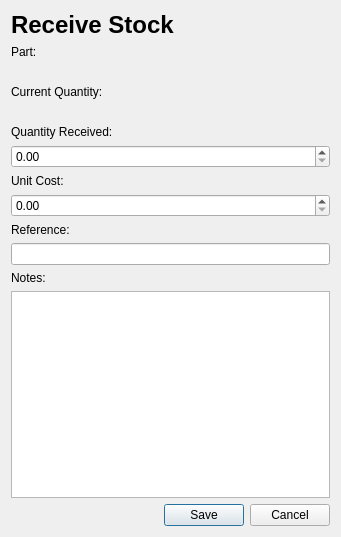
<?xml version="1.0" encoding="UTF-8"?>
<ui version="4.0">
 <class>ReceiveStockDialog</class>
 <widget class="QDialog" name="ReceiveStockDialog">
  <property name="geometry">
   <rect>
    <x>0</x>
    <y>0</y>
    <width>341</width>
    <height>537</height>
   </rect>
  </property>
  <property name="windowTitle">
   <string>Receive Stock</string>
  </property>
  <layout class="QVBoxLayout" name="verticalLayout">
   <item>
    <widget class="QLabel" name="lblTitle">
     <property name="font">
      <font>
       <pointsize>18</pointsize>
       <bold>true</bold>
      </font>
     </property>
     <property name="text">
      <string>Receive Stock</string>
     </property>
    </widget>
   </item>
   <item>
    <widget class="QLabel" name="lblPart">
     <property name="text">
      <string>Part:</string>
     </property>
    </widget>
   </item>
   <item>
    <widget class="QLabel" name="lblPartValue">
     <property name="text">
      <string/>
     </property>
    </widget>
   </item>
   <item>
    <widget class="QLabel" name="lblCurrentQuantity">
     <property name="text">
      <string>Current Quantity:</string>
     </property>
    </widget>
   </item>
   <item>
    <widget class="QLabel" name="lblCurrentQuantityValue">
     <property name="text">
      <string/>
     </property>
    </widget>
   </item>
   <item>
    <widget class="QLabel" name="lblQuantityReceived">
     <property name="text">
      <string>Quantity Received:</string>
     </property>
    </widget>
   </item>
   <item>
    <widget class="QDoubleSpinBox" name="dsbQuantity">
     <property name="maximum">
      <double>99999999.000000000000000</double>
     </property>
    </widget>
   </item>
   <item>
    <widget class="QLabel" name="lblUnitCost">
     <property name="text">
      <string>Unit Cost:</string>
     </property>
    </widget>
   </item>
   <item>
    <widget class="QDoubleSpinBox" name="dsbUnitCost">
     <property name="maximum">
      <double>999999999.000000000000000</double>
     </property>
    </widget>
   </item>
   <item>
    <widget class="QLabel" name="lblReference">
     <property name="text">
      <string>Reference:</string>
     </property>
    </widget>
   </item>
   <item>
    <widget class="QLineEdit" name="txtReference"/>
   </item>
   <item>
    <widget class="QLabel" name="lblNotes">
     <property name="text">
      <string>Notes:</string>
     </property>
    </widget>
   </item>
   <item>
    <widget class="QPlainTextEdit" name="txtNotes"/>
   </item>
   <item>
    <layout class="QHBoxLayout" name="horizontalLayout">
     <item>
      <spacer name="horizontalSpacer">
       <property name="orientation">
        <enum>Qt::Orientation::Horizontal</enum>
       </property>
       <property name="sizeHint" stdset="0">
        <size>
         <width>40</width>
         <height>20</height>
        </size>
       </property>
      </spacer>
     </item>
     <item>
      <widget class="QDialogButtonBox" name="buttonBox">
       <property name="orientation">
        <enum>Qt::Orientation::Horizontal</enum>
       </property>
       <property name="standardButtons">
        <set>QDialogButtonBox::StandardButton::Cancel|QDialogButtonBox::StandardButton::Save</set>
       </property>
      </widget>
     </item>
    </layout>
   </item>
  </layout>
 </widget>
 <resources/>
 <connections/>
</ui>
